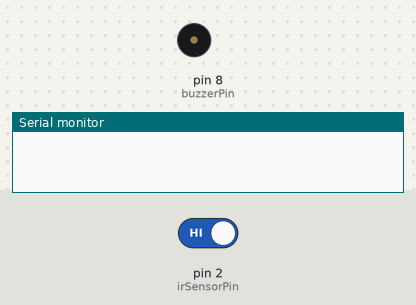
Simulated run of this sketch. Board: Arduino Uno, built with avr-gcc and run on an emulated ATmega328P. On the bench: buzzer (waves = sounding, pin HIGH), the last lines printed to the serial monitor. The inputs (shaded band) are chosen by the test bench; at power-on: pin 2 (irSensorPin) HIGH.

Above: at 1.2 s.
1.3 s: pin 2 (irSensorPin) driven LOW
At 2.1 s:
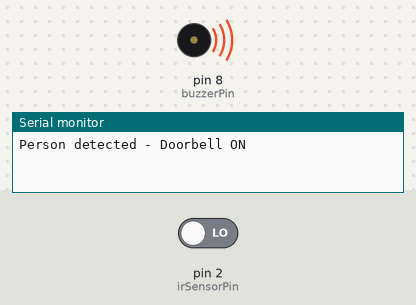
4.3 s: pin 2 (irSensorPin) driven HIGH
At 4.9 s:
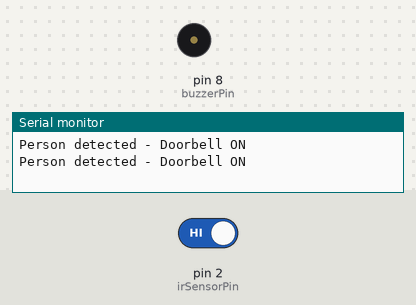
Timing chart, 0 to 7.3 s (numbered marks = the images above; inputs shaded):
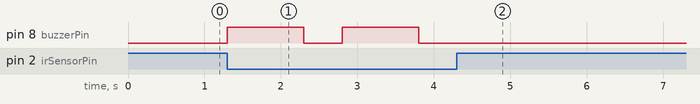

Measured:
- after the input at 1.3 s, pin 8 (buzzerPin): alternates HIGH for 1.0 s and LOW for 0.50 s, starting at once
- after the input at 4.3 s, pin 8 (buzzerPin): stops changing and stays LOW

The sketch:

touchless_doorbell.ino
```cpp
// Touchless Doorbell
// Arduino Uno + IR Obstacle Sensor + Buzzer

const int irSensorPin = 2;
const int buzzerPin = 8;

void setup() {
  pinMode(irSensorPin, INPUT);
  pinMode(buzzerPin, OUTPUT);

  digitalWrite(buzzerPin, LOW);

  Serial.begin(9600);
}

void loop() {
  int sensorState = digitalRead(irSensorPin);

  // Most IR obstacle sensors give LOW when an object is detected
  if (sensorState == LOW) {
    Serial.println("Person detected - Doorbell ON");

    digitalWrite(buzzerPin, HIGH);
    delay(1000);

    digitalWrite(buzzerPin, LOW);
    delay(500);
  }
  else {
    digitalWrite(buzzerPin, LOW);
  }
}
```
